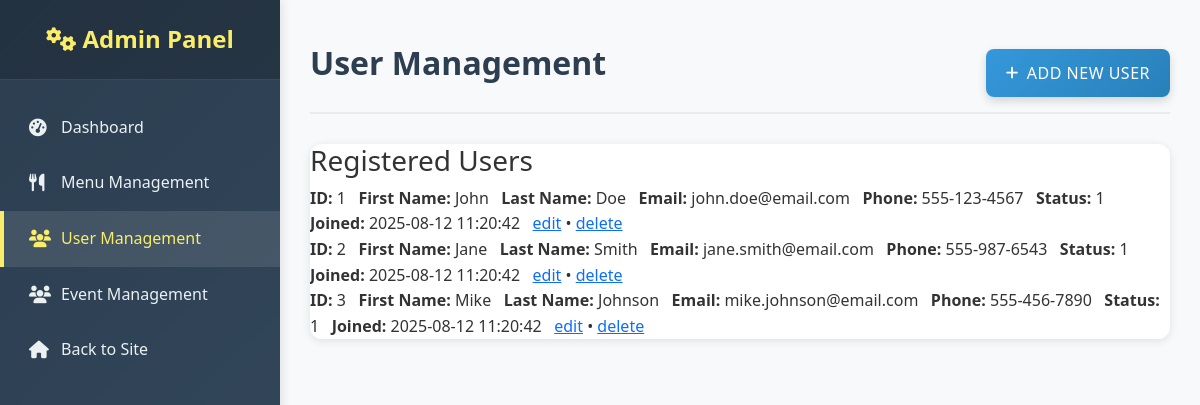
Screenshot of /admin/user_list.php with the database file from the repository.
### tables this page shows
CREATE TABLE IF NOT EXISTS users (
    user_id INT AUTO_INCREMENT PRIMARY KEY,
    first_name VARCHAR(50) NOT NULL,
    last_name VARCHAR(50) NOT NULL,
    email VARCHAR(100) UNIQUE NOT NULL,
    password VARCHAR(255) NOT NULL,
    phone VARCHAR(15),
    address TEXT,
    city VARCHAR(50),
    state VARCHAR(50),
    zip_code VARCHAR(10),
    created_at TIMESTAMP DEFAULT CURRENT_TIMESTAMP,
    updated_at TIMESTAMP DEFAULT CURRENT_TIMESTAMP ON UPDATE CURRENT_TIMESTAMP,
    is_active BOOLEAN DEFAULT TRUE
);

### models/db_Model.php (the view, shortened to what this page needs)
<?php
$connection = mysqli_connect(DB_SERVER, DB_USER, DB_PASS, DB_NAME);
function display_all($sql, $column_mappings, $url){
    global $connection;
    $output_list = "";
    $result = mysqli_query($connection, $sql);
    $rowCount = mysqli_num_rows($result);
    if ($rowCount > 0) {
        while($row = mysqli_fetch_array($result)){
            foreach ($column_mappings as $column_name => $label) {
                $value = $row[$column_name];
                $output_list .= "<strong>$label </strong> $value &nbsp; ";
            }
            $id = $row['user_id'] ?? $row['menu_id'] ?? $row['event_id'] ?? $row['id'];
            $output_list .= "<a href='edit.php?editid=$id'>edit</a> &bull; <a href='$url?deleteid=$id'>delete</a><br />";
        }
    } else {
        $output_list = "No records found.";
    }
    echo $output_list;
}
?>

### assets/css/main.css (style rules this page uses)
* { margin: 0; padding: 0; box-sizing: border-box; }
body { font-family: 'Segoe UI', 'Roboto', 'Arial', sans-serif; line-height: 1.6; color: #333; background-color: #f8f9fa; }

### rows the page displays
users: label "ID:", user_id "1", label "First Name:", first_name "John", label "Last Name:", last_name "Doe", label "Email:", email "john.doe@email.com", label "Phone:", phone "555-123-4567", label "Status:", is_active "1", label "Joined:", created_at "2025-08-12 11:20:42"
users: label "ID:", user_id "2", label "First Name:", first_name "Jane", label "Last Name:", last_name "Smith", label "Email:", email "jane.smith@email.com", label "Phone:", phone "555-987-6543", label "Status:", is_active "1", label "Joined:", created_at "2025-08-12 11:20:42"
users: label "ID:", user_id "3", label "First Name:", first_name "Mike", label "Last Name:", last_name "Johnson", label "Email:", email "mike.johnson@email.com", label "Phone:", phone "555-456-7890", label "Status:", is_active "1", label "Joined:", created_at "2025-08-12 11:20:42"
